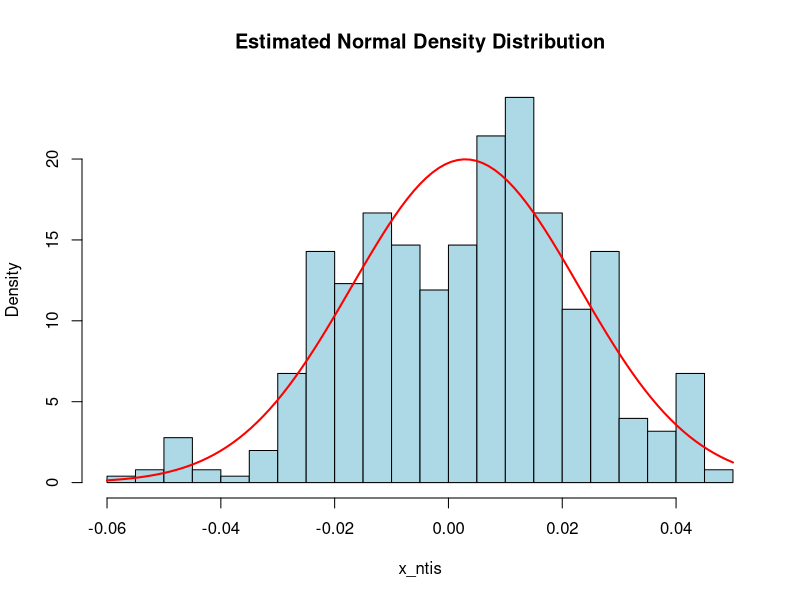
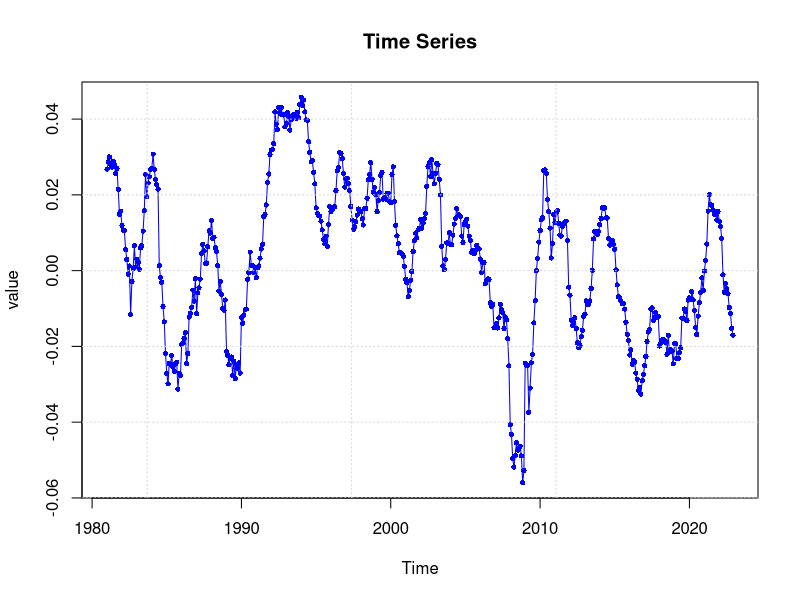
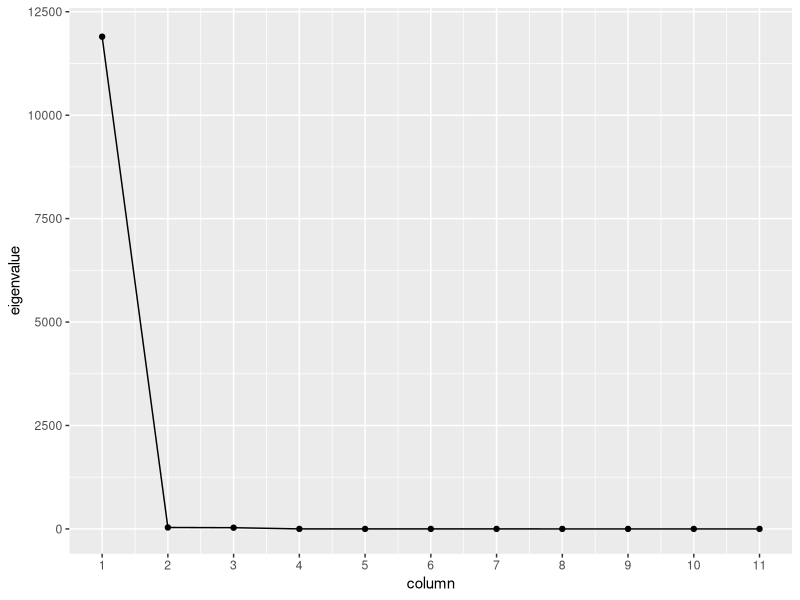
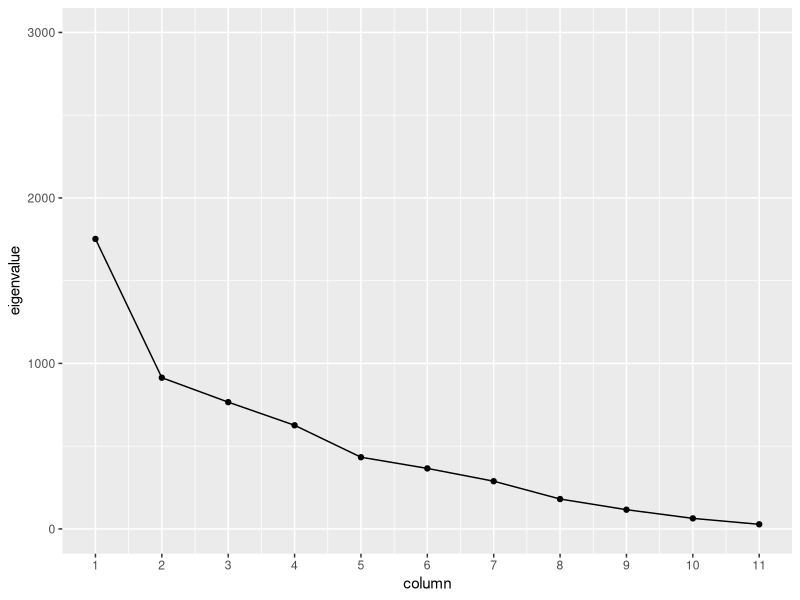
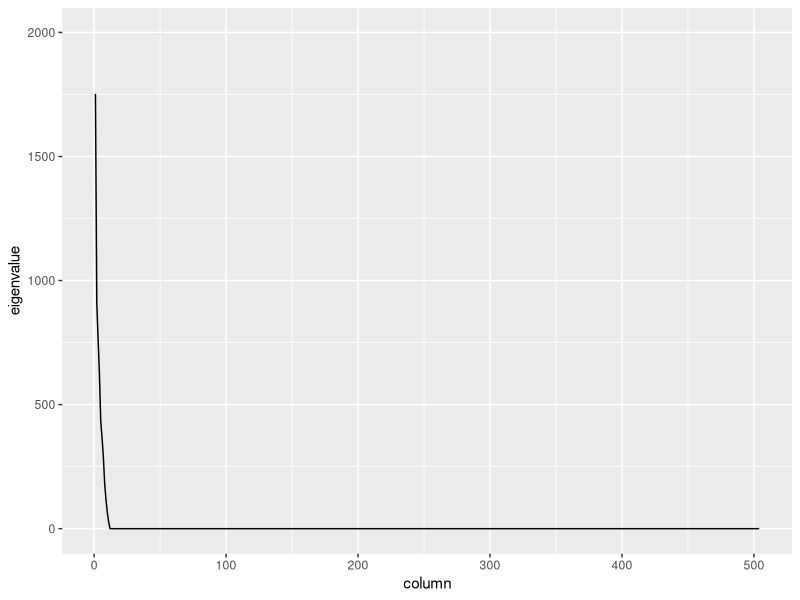

These figures' R source, in order:
## ---- chunk 1
# Q1: 針對每項參數做 Estimated Normal Density Function 和時間序列
data <- read.csv("Equity_Premium.csv")
target <- as.numeric(unlist(data["x_ntis"]))

# 畫直方圖，並把 Estimated Normal Density Function 加上
hist(target, breaks = 30, probability = TRUE, col = "lightblue", main = "Estimated Normal Density Distribution", xlab = "x_ntis")
curve(dnorm(x, mean = mean(target), sd = sd(target)), col = "red", lwd = 2, add = TRUE)

#因數據提供的時間為字串，為圖形美觀，先將其轉為 Date 格式
Time_unprocessed <- data$Time
year_month_str <- paste0(substr(Time_unprocessed, 1, 4), "-", substr(Time_unprocessed, 5, 6), "-01")
Time <- as.Date(year_month_str)

# 畫時間序列圖
plot(Time, target, type = "o", col = "blue", pch = 16, cex = 0.7, xlab = "Time", ylab = "value", main = "Time Series")
grid(col = "lightgray", lty = "dotted", )
## ---- chunk 2
# Q2. Given the same size n and the X defined in this running example, please show 2.1 trace(X(X’X)^(-1) X’), 2.2 trace(I - X(X’X)^(-1) X’)

X <- as.matrix(data[3:13]) # 將 X 參數項獨立拿出
Xt <- t(X) # 製作 X 的轉置矩陣
target <- X %*% solve(Xt %*% X) %*% Xt 
sum(diag(target)) # trace 為對角線值相加

I <- diag(504) # 製作符合樣本大小之單位矩陣
target_I <- I - (X %*% solve(Xt %*% X) %*% Xt)
sum(diag(target_I))
## ---- chunk 3
# Q3. Following #2, let גj be an eigenvalue of X’X, for j = 1, 2, ……, k.Please show the “scree plot” of the eigenvalues. (The horizontal axis is j, and the vertical axis is גj.

# 計算特徵值與特徵向量
eigen_result <- eigen(Xt %*% X)

# 提取特征值
eigenvalues <- eigen_result$values
eigenvalues
## ---- chunk 4
# 利用 ggplot 畫出 scree plot
library(ggplot2)
scree_plot <- data.frame(column=c(1:11), eigenvalue = eigenvalues)
ggplot(scree_plot, mapping = aes(x = column, y = eigenvalue)) + geom_line() + geom_point() + ylim(0, 12000) + scale_x_continuous(breaks = 1:11)

## ---- chunk 5
# Q4. Following #3, let Ẋ  be a n * k matrix. The jth column of Ẋ is defined by “standardizing” the jth column of X, with the sample mean 0 and the sample variance 1, for each j. Please compare the scree plot of the eigenvalues of Ẋt * Ẋ with that of Ẋ * Ẋt

# 將數據先做標準化
data_standardize <- as.data.frame(scale(data[3:13]))

# 製作標準化後矩陣，並求出其轉置矩陣
Ẋ <- as.matrix(data_standardize)
Ẋt <- t(Ẋ)

# 求出特徵值
eigen_result <- eigen(Ẋt %*% Ẋ)
eigenvalues <- eigen_result$values

# 畫出 Scree plot
scree_plot <- data.frame(column=c(1:11), eigenvalue = eigenvalues)
ggplot(scree_plot, mapping = aes(x = column, y = eigenvalue)) + geom_line() + geom_point() + ylim(0, 3000) + scale_x_continuous(breaks = 1:11)
## ---- chunk 6
# 依據題目要求，求出 Ẋ * Ẋt 的scree plot

# 求出特徵值
eigen_result_2 <- eigen(Ẋ %*% Ẋt)
eigenvalues_2 <- eigen_result_2$values

# 畫出 Scree plot
scree_plot_2 <- data.frame(column=c(1:504), eigenvalue = eigenvalues_2)
ggplot(scree_plot_2, mapping = aes(x = column, y = eigenvalue)) + geom_line() + ylim(-1, 2000)
## ---- chunk 7
# Q5. Following #4, please compute A = inverse of (Ẋt * Ẋ) using the spectral decomposition and verify that A * inverse of A = I
A <- solve(Ẋt %*% Ẋ)
sol <- A %*% solve(A)
sol
## ---- chunk 8
#Q6. Following #5, let y be a n * 1 vector. The ith element of y correspond to the ith observation of y, for I = 1, 2, ….., n. Consider the linear equation: y = Ẋb, where b is a k * 1 vector, please show b = ?
# 因為要用過去的參數來預測下一期的報酬，所以需要先將ｙ的期數往前挪一期再做線性回歸，並將其他預測參數的最後一期拿掉，因為沒有更近一期的 y 可供預測
y <- data$y
y <- y[-1] # 拿掉最後一項
data_reset <- data[-nrow(data), ] # 拿掉最後一個row，因為無法預測
data_reset <- data_reset[, -c(1, 2)] # 拿掉時間跟原本的 y，用不到
data_reset

# 做線性回歸
regression <- lm(y ~ data_reset$x_dfy + data_reset$x_infl + data_reset$x_svar 
                 + data_reset$x_tms + data_reset$x_tbl + data_reset$x_dfr
                 + data_reset$x_dp + data_reset$x_ltr + data_reset$x_ep
                 + data_reset$x_bmr + data_reset$x_ntis, data = data_reset)
b <- matrix(regression$coefficients)
b <- b[-length(b)] # 題目不需要截距項，將其去除
b
